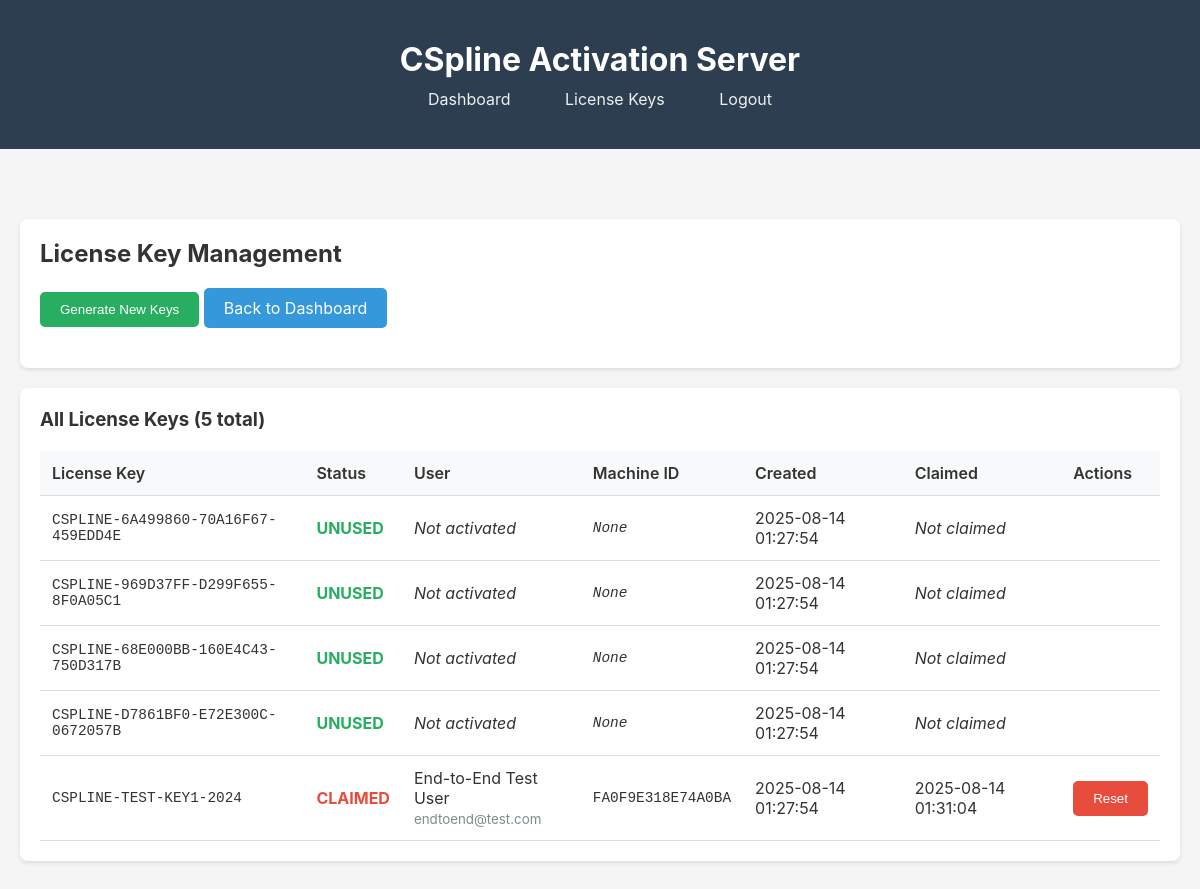
/admin/keys (signed in), run on the app's committed database.
### tables this page shows
CREATE TABLE license_keys (
            id INTEGER PRIMARY KEY AUTOINCREMENT,
            license_key TEXT UNIQUE NOT NULL,
            email TEXT,
            name TEXT,
            machine_id TEXT,
            claimed_at TIMESTAMP,
            status TEXT DEFAULT 'unused',
            created_at TIMESTAMP DEFAULT CURRENT_TIMESTAMP,
            notes TEXT
        );

### app.py (the view)
@app.route('/admin/keys')
def manage_keys():
    if 'authenticated' not in session:
        return redirect(url_for('admin_login'))
    conn = sqlite3.connect(DATABASE)
    keys = conn.execute('''
        SELECT id, license_key, email, name, machine_id, status, claimed_at, created_at
        FROM license_keys
        ORDER BY created_at DESC
    ''').fetchall()
    conn.close()
    return render_template('keys.html', keys=keys)

### templates/keys.html (shortened to what this page needs)
{% extends "base.html" %}
{% block content %}
<div class="card">
    <h2>License Key Management</h2>
    <div style="margin: 20px 0;">
        <button onclick="showGenerateForm()" class="btn btn-success">Generate New Keys</button>
        <a href="{{ url_for('index') }}" class="btn">Back to Dashboard</a>
    </div>
</div>
<div class="card">
    <h3>All License Keys ({{ keys|length }} total)</h3>
    {% if keys %}
    <table class="table">
        <thead>
            <tr>
                <th>License Key</th>
                <th>Status</th>
                <th>User</th>
                <th>Machine ID</th>
                <th>Created</th>
                <th>Claimed</th>
                <th>Actions</th>
            </tr>
        </thead>
        <tbody>
            {% for key in keys %}
            <tr>
                <td class="machine-id">{{ key[1] }}</td>
                <td>
                    <span class="status-{{ key[5] }}">
                        {{ key[5].upper() }}
                    </span>
                </td>
                <td>
                    {% if key[2] %}
                        {{ key[3] }}<br>
                        <small style="color: #7f8c8d;">{{ key[2] }}</small>
                    {% else %}
                        <em>Not activated</em>
                    {% endif %}
                </td>
                <td class="machine-id">
                    {% if key[4] %}
                        {{ key[4] }}
                    {% else %}
                        <em>None</em>
                    {% endif %}
                </td>
                <td>{{ key[7] }}</td>
                <td>
                    {% if key[6] %}
                        {{ key[6] }}
                    {% else %}
                        <em>Not claimed</em>
                    {% endif %}
                </td>
                <td>
                    {% if key[5] == 'claimed' %}
                        <form method="POST" action="{{ url_for('reset_license') }}" style="display: inline;">
                            <button type="submit" class="btn btn-danger"
                                    onclick="return confirm('Reset this license key? This will allow it to be used again.')">
                                Reset
                            </button>
                        </form>
                    {% endif %}
                </td>
            </tr>
            {% endfor %}
        </tbody>
    </table>
    {% else %}
    <p>No license keys found. Generate some keys to get started.</p>
    {% endif %}
</div>
{% endblock %}

### templates/base.html (style rules this page uses)
* { margin: 0; padding: 0; box-sizing: border-box; }
body { font-family: -apple-system, BlinkMacSystemFont, 'Segoe UI', Roboto, sans-serif; background: #f5f5f5; color: #333; }
.card { background: white; border-radius: 8px; padding: 20px; margin: 20px 0; box-shadow: 0 2px 4px rgba(0,0,0,0.1); }
.btn { background: #3498db; color: white; border: none; padding: 10px 20px; border-radius: 5px; cursor: pointer; text-decoration: none; display: inline-block; }
.btn-danger { background: #e74c3c; }
.btn-success { background: #27ae60; }
.table { width: 100%; border-collapse: collapse; margin-top: 20px; }
.table th, .table td { padding: 12px; text-align: left; border-bottom: 1px solid #ddd; }
.table th { background: #f8f9fa; font-weight: 600; }
.status-unused { color: #27ae60; font-weight: bold; }
.status-claimed { color: #e74c3c; font-weight: bold; }
.machine-id { font-family: 'Courier New', monospace; font-size: 0.9em; }

### data on the page
license_keys: license_key "CSPLINE-6A499860-70A16F67-459EDD4E", status "UNUSED", shows "Not activated", shows "None", created_at "2025-08-14 01:27:54", shows "Not claimed"
license_keys: license_key "CSPLINE-969D37FF-D299F655-8F0A05C1", status "UNUSED", shows "Not activated", shows "None", created_at "2025-08-14 01:27:54", shows "Not claimed"
license_keys: license_key "CSPLINE-68E000BB-160E4C43-750D317B", status "UNUSED", shows "Not activated", shows "None", created_at "2025-08-14 01:27:54", shows "Not claimed"
license_keys: license_key "CSPLINE-D7861BF0-E72E300C-0672057B", status "UNUSED", shows "Not activated", shows "None", created_at "2025-08-14 01:27:54", shows "Not claimed"
license_keys: license_key "CSPLINE-TEST-KEY1-2024", status "CLAIMED", name "End-to-End Test User", email "endtoend@test.com", machine "FA0F9E318E74A0BA", created_at "2025-08-14 01:27:54", claimed_at "2025-08-14 01:31:04"

### other printed values
{{ keys|length }} "5"
